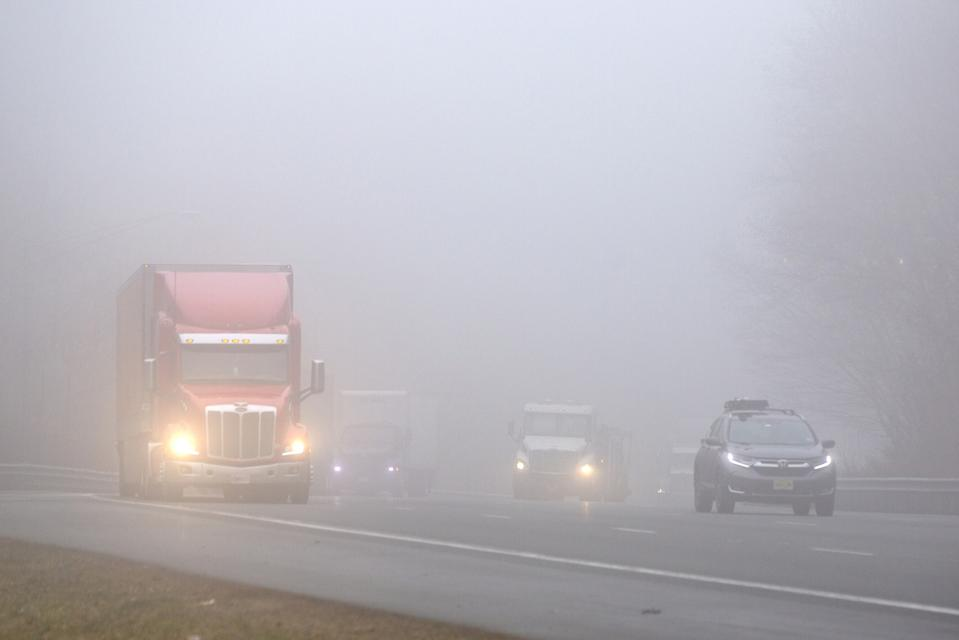
#> input picture app/sample_images/foggy.jpg, 959 x 640 px
$ python -i enhance.py   (imports and definitions only)
#> lines starting #> are read from the running program, lines starting #| are printed output that depends on the picture
import cv2
import numpy as np
from skimage import img_as_float

def dark_channel(img, window_size=15):
    min_channel = np.min(img, axis=2)
    kernel = cv2.getStructuringElement(cv2.MORPH_RECT, (window_size, window_size))
    return cv2.erode(min_channel, kernel)

def estimate_atmospheric_light(img, dark):
    h, w = dark.shape
    flat_dark = dark.ravel()
    flat_img = img.reshape(h * w, 3)
    indices = flat_dark.argsort()[-max(int(h*w*0.001),1):]
    return np.max(flat_img[indices], axis=0)

def estimate_transmission(img, A):
    normed = img / A
    return np.clip(1 - 0.95 * dark_channel(normed), 0.1, 1)

def recover_image(img, A, t):
    J = np.empty_like(img)
    for c in range(3):
        J[..., c] = (img[..., c] - A[c]) / t + A[c]
    return np.clip(J, 0, 1)

def enhance_array(img):
    img_rgb = cv2.cvtColor(img, cv2.COLOR_BGR2RGB)
    img_float = img_as_float(img_rgb)

    dark = dark_channel(img_float)
    A = estimate_atmospheric_light(img_float, dark)
    t = estimate_transmission(img_float, A)

    dcp = recover_image(img_float, A, t)
    dcp = (dcp * 255).astype(np.uint8)

    return cv2.cvtColor(dcp, cv2.COLOR_RGB2BGR)

>>> import cv2
>>> picture = cv2.imread('sample_images/foggy.jpg')
#> picture is the input picture: shape (640, 959, 3); mean B, G, R 187.4, 181.4, 184.5
>>> result = enhance_array(picture)
#> in dark_channel, `return cv2.erode(min_channel, kernel)`:
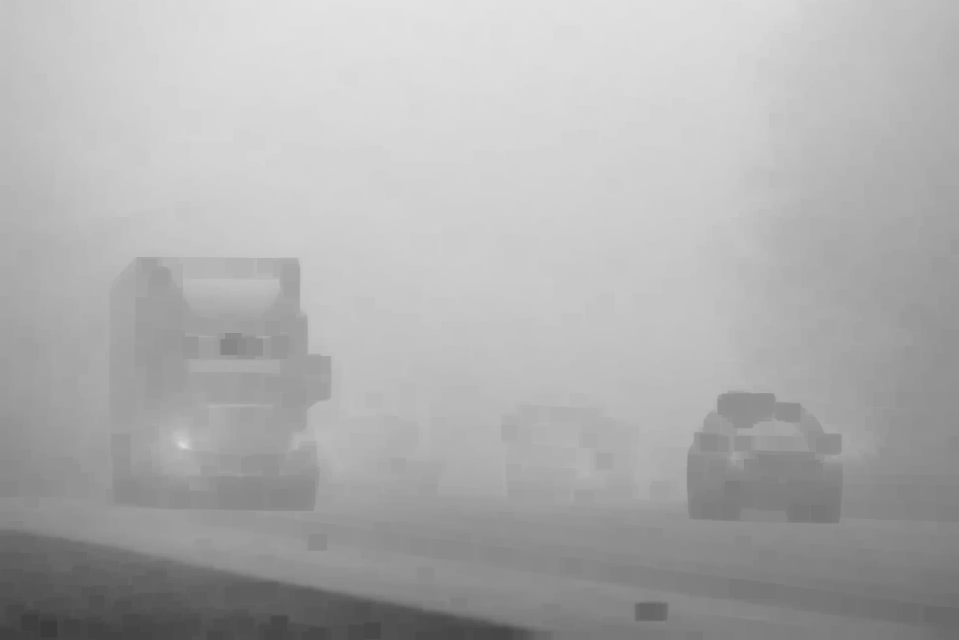
#> returned value: shape (640, 959) float64; min 0.231, max 0.886, mean 0.683
#> in estimate_atmospheric_light, `indices = flat_dark.argsort()[-max(int(h*w*0.001),1):]`: indices = 613 values, max 14831 at index 152, min 311 at index 563, mean 5957.2
#> in enhance_array, `A = estimate_atmospheric_light(img_float, dark)`: A = [0.89, 0.902, 0.961]
#> in estimate_transmission, `normed = img / A`:
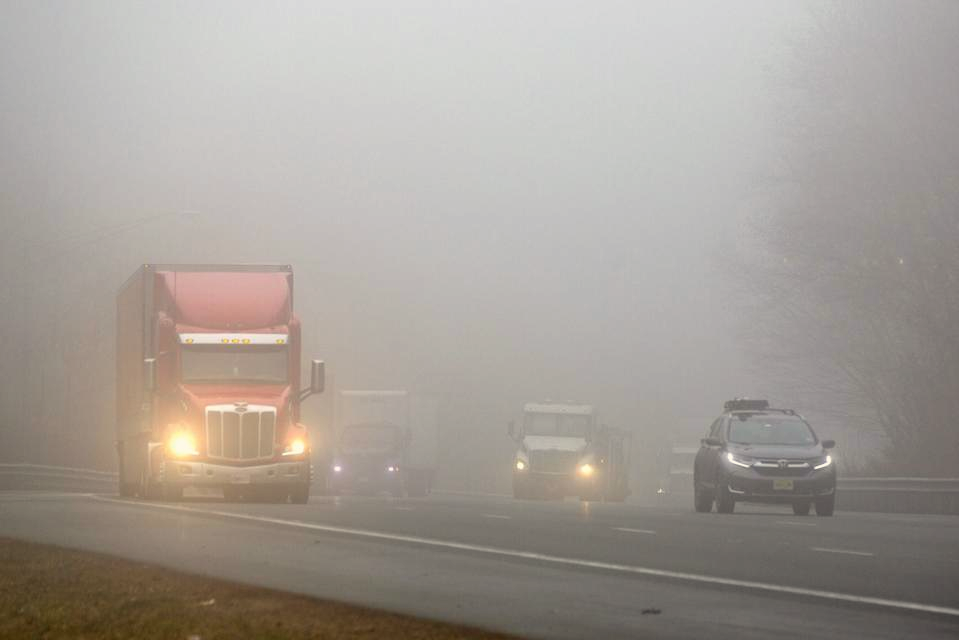
#> normed: shape (640, 959, 3) float64; mean R, G, B 0.813, 0.789, 0.765; drawn with min black and max white
#> call 2 of dark_channel, with window_size = 15
#> in dark_channel (call 2), `min_channel = np.min(img, axis=2)`:
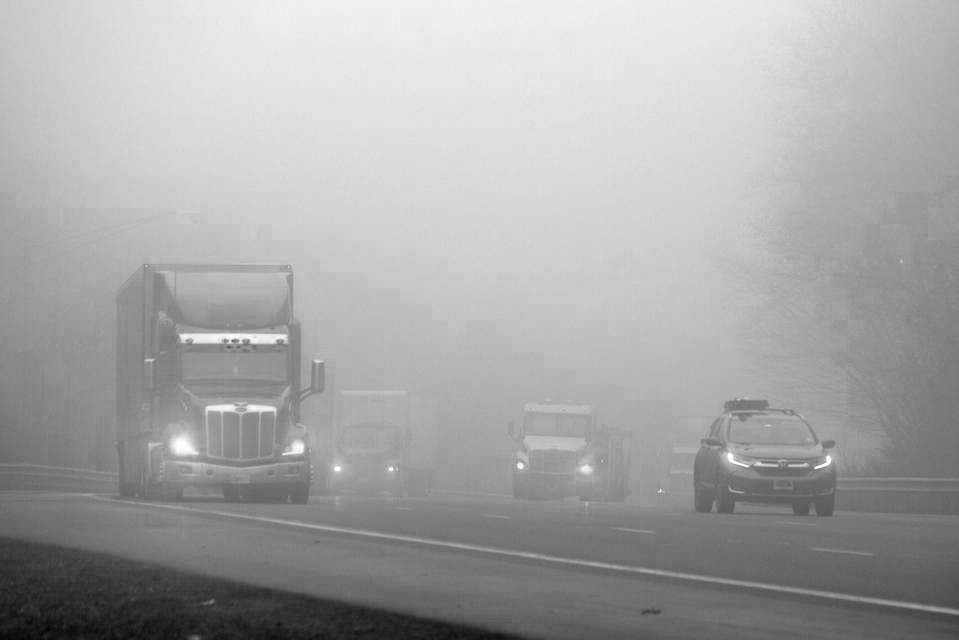
#> min_channel: shape (640, 959) float64; min 0.241, max 1.04, mean 0.765; drawn with min black and max white
#> in estimate_transmission, `return np.clip(1 - 0.95 * dark_channel(normed), 0.1, 1)`:
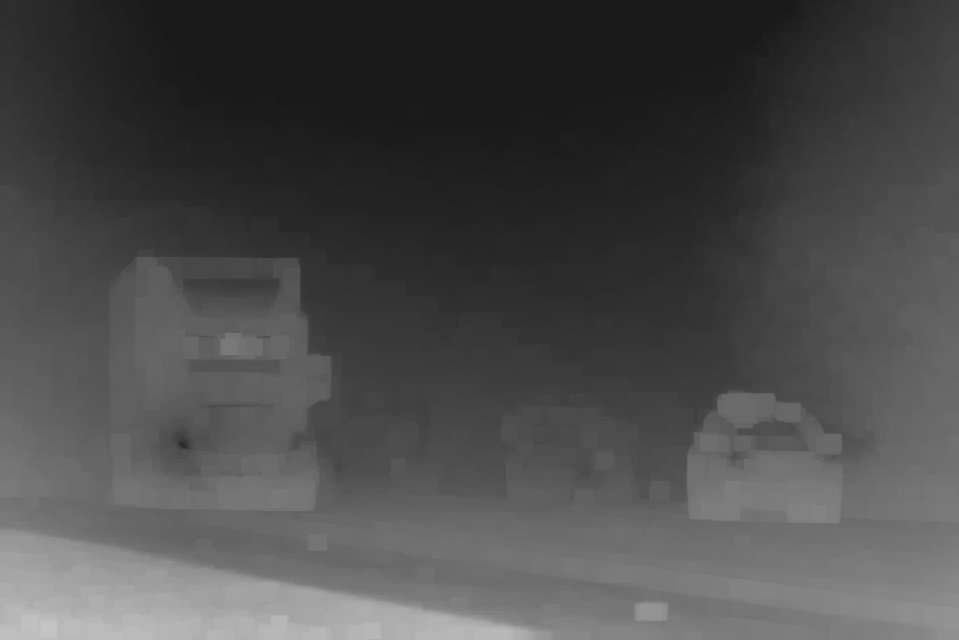
#> returned value: shape (640, 959) float64; min 0.1, max 0.771, mean 0.296
#> after the loop in recover_image, `for c in range(3):`:
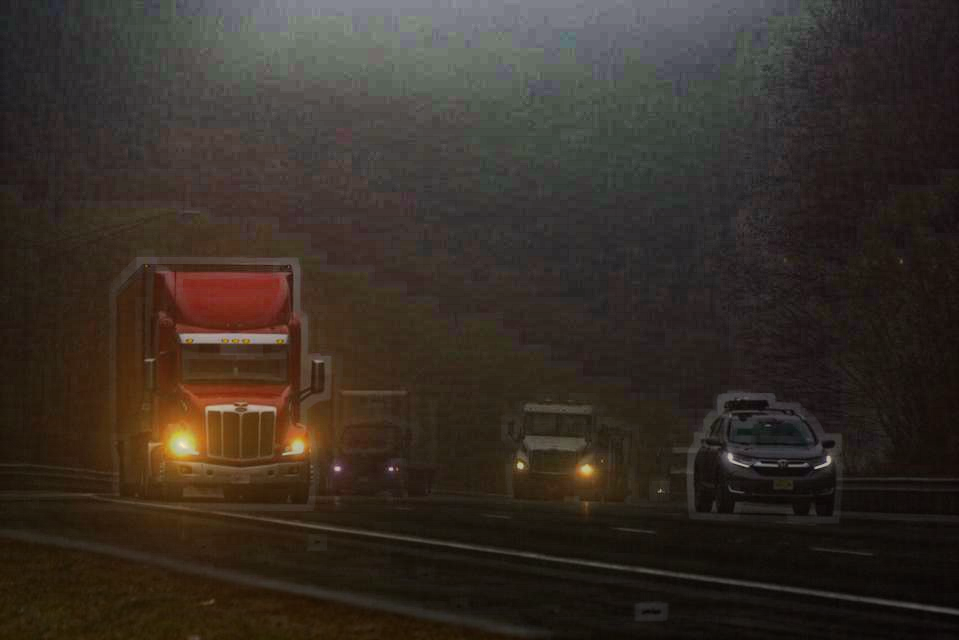
#> J: shape (640, 959, 3) float64; mean R, G, B 0.366, 0.31, 0.263; drawn with min black and max white
#> in recover_image, `return np.clip(J, 0, 1)`:
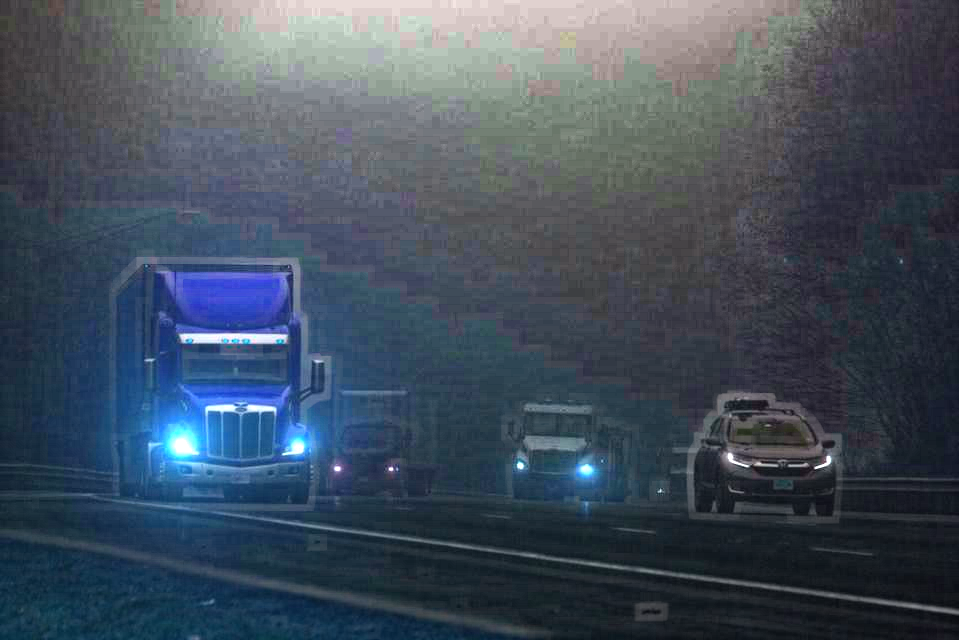
#> returned value: shape (640, 959, 3) float64; mean of channels 0, 1, 2 0.365, 0.31, 0.263; drawn as B, G, R
#> in enhance_array, `dcp = (dcp * 255).astype(np.uint8)`:
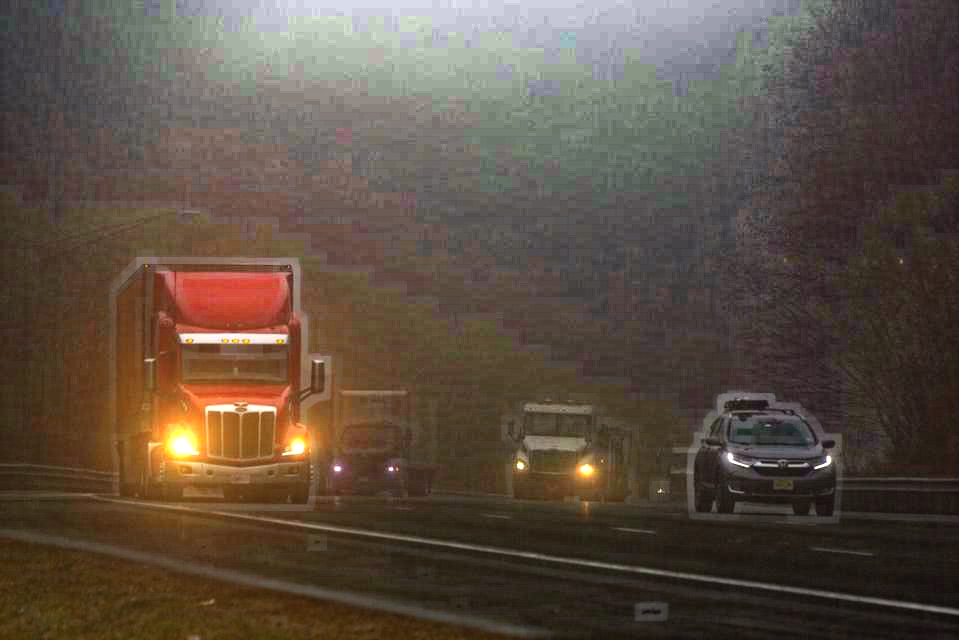
#> dcp: shape (640, 959, 3); mean R, G, B 92.6, 78.6, 66.4
